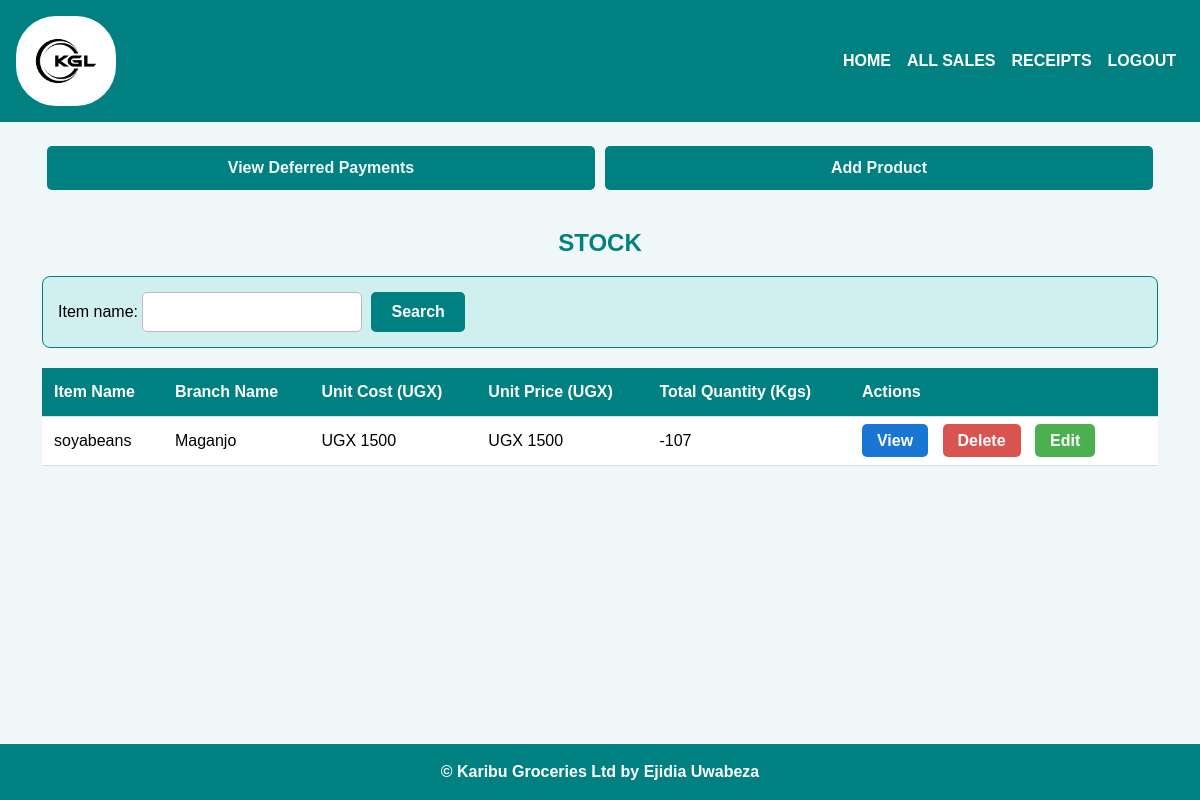
The page /home/ (signed in) on the database as committed earlier.
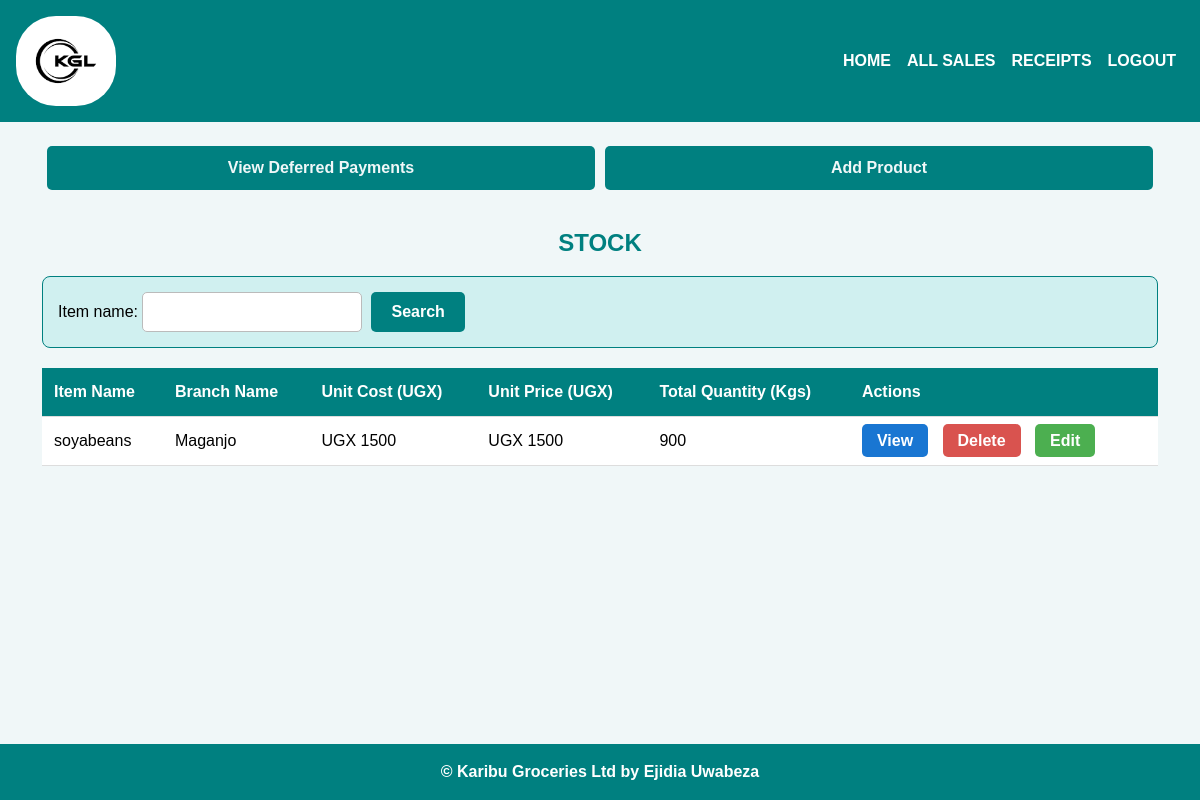
The same page on the database as committed later.
### karibu/models.py (models this page shows, shortened)
class Stock(models.Model):
    item_name=models.CharField(max_length=50, null = True, blank=False)
    stock_branch_name=models.CharField(max_length=50, null = True, blank=False)
    stock_type=models.CharField(max_length=50, null = True, blank=False)
    stock_time_of_arrival=models.DateTimeField( default=datetime.now(), null=True, blank=True)
    created_at =models.DateTimeField(auto_now_add=True,null=True)
    supplier_contact=models.CharField(max_length=50, null = True, blank=False)
    stock_source = models.CharField(max_length=50, null = True, blank=False)
    unit_cost = models.IntegerField(default=10, null = True, blank=False)
    unit_price = models.IntegerField(default=0, null = True, blank=False)
    total_quantity = models.IntegerField(default=0, null = True, blank=False)
    issued_quantity = models.IntegerField(default=0, null = True, blank=False)

### karibu/views.py (the view)
# urls.py: path('home/', views.home, name='home'),
@login_required
def home(request):
    products = Stock.objects.all().order_by('-id')
    product_filters = StockFilter(request.GET, queryset=products)
    products = product_filters.qs
    return render(request, "ebook/home.html", {
        'products': products,
        'product_filters': product_filters,
        'is_admin': getattr(request.user, 'is_administrator', False)
    })

### karibu/templates/ebook/home.html (shortened to what this page needs)
{% extends 'ebook/base.html' %}
{% block content %}
{% load static %}
<div class="container">
  {% if not is_admin %}
  <div class="action-buttons-top">
    <a href="{% url 'deffered_payments_list' %}">View Deferred Payments</a>
    <a href="{% url 'add_product' %}">Add Product</a>
  </div>
  {% endif %}
  <div class="table-container">
    <div class="table-header">STOCK</div>
    <div class="filter-container">
      <form method="GET">
        {{ product_filters.form }}
        <input type="submit" value="Search" />
      </form>
    </div>
    <table>
      <thead>
        <tr>
          <th>Item Name</th>
          <th>Branch Name</th>
          <th>Unit Cost (UGX)</th>
          <th>Unit Price (UGX)</th>
          <th>Total Quantity (Kgs)</th>
          {% if not is_admin %}
          <th>Actions</th>
          {% endif %}
        </tr>
      </thead>
      <tbody>
        {% for product in products %}
        <tr>
          <td>{{ product.item_name }}</td>
          <td>{{ product.stock_branch_name }}</td>
          <td>UGX {{ product.unit_cost }}</td>
          <td>UGX {{ product.unit_price }}</td>
          <td>{{ product.total_quantity }}</td>
          {% if not is_admin %}
          <td class="action-buttons">
            <a href="{% url 'product_detail' product.id %}" class="btn-view">View</a>
            <a href="{% url 'delete_detail' product.id %}" class="btn-delete">Delete</a>
            <a href="{% url 'edit_detail' product.id %}" class="btn-view" style="background-color: #4caf50;">Edit</a>
          </td>
          {% endif %}
        </tr>
        {% endfor %}
      </tbody>
    </table>
  </div>
</div>
{% endblock %}

Rows that differ between the two databases and show on the page:
changed Stock "soyabeans": total_quantity "-107" → "900"
